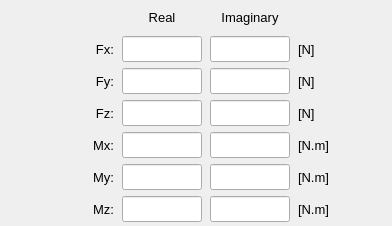
              <widget class="QFrame" name="frame_8">
               <property name="minimumSize">
                <size>
                 <width>340</width>
                 <height>0</height>
                </size>
               </property>
               <property name="maximumSize">
                <size>
                 <width>16777215</width>
                 <height>320</height>
                </size>
               </property>
               <property name="font">
                <font>
                 <pointsize>11</pointsize>
                </font>
               </property>
               <property name="frameShape">
                <enum>QFrame::NoFrame</enum>
               </property>
               <property name="frameShadow">
                <enum>QFrame::Raised</enum>
               </property>
               <layout class="QGridLayout" name="gridLayout">
                <property name="leftMargin">
                 <number>4</number>
                </property>
                <property name="topMargin">
                 <number>4</number>
                </property>
                <property name="rightMargin">
                 <number>4</number>
                </property>
                <property name="bottomMargin">
                 <number>4</number>
                </property>
                <property name="horizontalSpacing">
                 <number>8</number>
                </property>
                <property name="verticalSpacing">
                 <number>6</number>
                </property>
                <item row="4" column="2">
                 <widget class="QLineEdit" name="lineEdit_real_Fy">
                  <property name="minimumSize">
                   <size>
                    <width>80</width>
                    <height>26</height>
                   </size>
                  </property>
                  <property name="maximumSize">
                   <size>
                    <width>80</width>
                    <height>26</height>
                   </size>
                  </property>
                  <property name="font">
                   <font>
                    <family>MS Shell Dlg 2</family>
                    <pointsize>10</pointsize>
                    <weight>50</weight>
                    <italic>false</italic>
                    <bold>false</bold>
                   </font>
                  </property>
                  <property name="styleSheet">
                   <string notr="true"/>
                  </property>
                  <property name="alignment">
                   <set>Qt::AlignCenter</set>
                  </property>
                 </widget>
                </item>
                <item row="4" column="4">
                 <widget class="QLabel" name="label_Fy_unit">
                  <property name="minimumSize">
                   <size>
                    <width>50</width>
                    <height>26</height>
                   </size>
                  </property>
                  <property name="maximumSize">
                   <size>
                    <width>50</width>
                    <height>26</height>
                   </size>
                  </property>
                  <property name="font">
                   <font>
                    <family>MS Shell Dlg 2</family>
                    <pointsize>10</pointsize>
                    <weight>50</weight>
                    <italic>false</italic>
                    <bold>false</bold>
                   </font>
                  </property>
                  <property name="text">
                   <string>[N]</string>
                  </property>
                  <property name="alignment">
                   <set>Qt::AlignLeading|Qt::AlignLeft|Qt::AlignVCenter</set>
                  </property>
                 </widget>
                </item>
                <item row="3" column="4">
                 <widget class="QLabel" name="label_Fx_unit">
                  <property name="minimumSize">
                   <size>
                    <width>50</width>
                    <height>26</height>
                   </size>
                  </property>
                  <property name="maximumSize">
                   <size>
                    <width>50</width>
                    <height>26</height>
                   </size>
                  </property>
                  <property name="font">
                   <font>
                    <family>MS Shell Dlg 2</family>
                    <pointsize>10</pointsize>
                    <weight>50</weight>
                    <italic>false</italic>
                    <bold>false</bold>
                   </font>
                  </property>
                  <property name="text">
                   <string>[N]</string>
                  </property>
                  <property name="alignment">
                   <set>Qt::AlignLeading|Qt::AlignLeft|Qt::AlignVCenter</set>
                  </property>
                 </widget>
                </item>
                <item row="5" column="2">
                 <widget class="QLineEdit" name="lineEdit_real_Fz">
                  <property name="minimumSize">
                   <size>
                    <width>80</width>
                    <height>26</height>
                   </size>
                  </property>
                  <property name="maximumSize">
                   <size>
                    <width>80</width>
                    <height>26</height>
                   </size>
                  </property>
                  <property name="font">
                   <font>
                    <family>MS Shell Dlg 2</family>
                    <pointsize>10</pointsize>
                    <weight>50</weight>
                    <italic>false</italic>
                    <bold>false</bold>
                   </font>
                  </property>
                  <property name="styleSheet">
                   <string notr="true"/>
                  </property>
                  <property name="alignment">
                   <set>Qt::AlignCenter</set>
                  </property>
                 </widget>
                </item>
                <item row="5" column="1">
                 <widget class="QLabel" name="label_Fz_constant">
                  <property name="minimumSize">
                   <size>
                    <width>70</width>
                    <height>26</height>
                   </size>
                  </property>
                  <property name="maximumSize">
                   <size>
                    <width>70</width>
                    <height>26</height>
                   </size>
                  </property>
                  <property name="font">
                   <font>
                    <family>MS Shell Dlg 2</family>
                    <pointsize>10</pointsize>
                    <weight>50</weight>
                    <italic>false</italic>
                    <bold>false</bold>
                   </font>
                  </property>
                  <property name="text">
                   <string>Fz:</string>
                  </property>
                  <property name="alignment">
                   <set>Qt::AlignRight|Qt::AlignTrailing|Qt::AlignVCenter</set>
                  </property>
                 </widget>
                </item>
                <item row="3" column="0">
                 <spacer name="horizontalSpacer_2">
                  <property name="orientation">
                   <enum>Qt::Horizontal</enum>
                  </property>
                  <property name="sizeHint" stdset="0">
                   <size>
                    <width>40</width>
                    <height>20</height>
                   </size>
                  </property>
                 </spacer>
                </item>
                <item row="2" column="3">
                 <widget class="QLabel" name="label_20">
                  <property name="minimumSize">
                   <size>
                    <width>80</width>
                    <height>26</height>
                   </size>
                  </property>
                  <property name="maximumSize">
                   <size>
                    <width>80</width>
                    <height>26</height>
                   </size>
                  </property>
                  <property name="font">
                   <font>
                    <family>MS Shell Dlg 2</family>
                    <pointsize>10</pointsize>
                    <weight>50</weight>
                    <italic>false</italic>
                    <bold>false</bold>
                   </font>
                  </property>
                  <property name="text">
                   <string>Imaginary</string>
                  </property>
                  <property name="alignment">
                   <set>Qt::AlignCenter</set>
                  </property>
                 </widget>
                </item>
                <item row="3" column="5">
                 <spacer name="horizontalSpacer">
                  <property name="orientation">
                   <enum>Qt::Horizontal</enum>
                  </property>
                  <property name="sizeHint" stdset="0">
                   <size>
                    <width>40</width>
                    <height>20</height>
                   </size>
                  </property>
                 </spacer>
                </item>
                <item row="2" column="2">
                 <widget class="QLabel" name="label_4">
                  <property name="minimumSize">
                   <size>
                    <width>80</width>
                    <height>26</height>
                   </size>
                  </property>
                  <property name="maximumSize">
                   <size>
                    <width>80</width>
                    <height>26</height>
                   </size>
                  </property>
                  <property name="font">
                   <font>
                    <family>MS Shell Dlg 2</family>
                    <pointsize>10</pointsize>
                    <weight>50</weight>
                    <italic>false</italic>
                    <bold>false</bold>
                   </font>
                  </property>
                  <property name="text">
                   <string>Real</string>
                  </property>
                  <property name="alignment">
                   <set>Qt::AlignCenter</set>
                  </property>
                 </widget>
                </item>
                <item row="3" column="3">
                 <widget class="QLineEdit" name="lineEdit_imag_Fx">
                  <property name="minimumSize">
                   <size>
                    <width>80</width>
                    <height>26</height>
                   </size>
                  </property>
                  <property name="maximumSize">
                   <size>
                    <width>80</width>
                    <height>26</height>
                   </size>
                  </property>
                  <property name="font">
                   <font>
                    <family>MS Shell Dlg 2</family>
                    <pointsize>10</pointsize>
                    <weight>50</weight>
                    <italic>false</italic>
                    <bold>false</bold>
                   </font>
                  </property>
                  <property name="styleSheet">
                   <string notr="true"/>
                  </property>
                  <property name="alignment">
                   <set>Qt::AlignCenter</set>
                  </property>
                 </widget>
                </item>
                <item row="3" column="2">
                 <widget class="QLineEdit" name="lineEdit_real_Fx">
                  <property name="minimumSize">
                   <size>
                    <width>80</width>
                    <height>26</height>
                   </size>
                  </property>
                  <property name="maximumSize">
                   <size>
                    <width>80</width>
                    <height>26</height>
                   </size>
                  </property>
                  <property name="font">
                   <font>
                    <family>MS Shell Dlg 2</family>
                    <pointsize>10</pointsize>
                    <weight>50</weight>
                    <italic>false</italic>
                    <bold>false</bold>
                   </font>
                  </property>
                  <property name="styleSheet">
                   <string notr="true"/>
                  </property>
                  <property name="text">
                   <string/>
                  </property>
                  <property name="alignment">
                   <set>Qt::AlignCenter</set>
                  </property>
                 </widget>
                </item>
                <item row="4" column="1">
                 <widget class="QLabel" name="label_Fy_constant">
                  <property name="minimumSize">
                   <size>
                    <width>70</width>
                    <height>26</height>
                   </size>
                  </property>
                  <property name="maximumSize">
                   <size>
                    <width>70</width>
                    <height>26</height>
                   </size>
                  </property>
                  <property name="font">
                   <font>
                    <family>MS Shell Dlg 2</family>
                    <pointsize>10</pointsize>
                    <weight>50</weight>
                    <italic>false</italic>
                    <bold>false</bold>
                   </font>
                  </property>
                  <property name="text">
                   <string>Fy:</string>
                  </property>
                  <property name="alignment">
                   <set>Qt::AlignRight|Qt::AlignTrailing|Qt::AlignVCenter</set>
                  </property>
                 </widget>
                </item>
                <item row="4" column="3">
                 <widget class="QLineEdit" name="lineEdit_imag_Fy">
                  <property name="minimumSize">
                   <size>
                    <width>80</width>
                    <height>26</height>
                   </size>
                  </property>
                  <property name="maximumSize">
                   <size>
                    <width>80</width>
                    <height>26</height>
                   </size>
                  </property>
                  <property name="font">
                   <font>
                    <family>MS Shell Dlg 2</family>
                    <pointsize>10</pointsize>
                    <weight>50</weight>
                    <italic>false</italic>
                    <bold>false</bold>
                   </font>
                  </property>
                  <property name="styleSheet">
                   <string notr="true"/>
                  </property>
                  <property name="alignment">
                   <set>Qt::AlignCenter</set>
                  </property>
                 </widget>
                </item>
                <item row="5" column="4">
                 <widget class="QLabel" name="label_Fz_unit">
                  <property name="minimumSize">
                   <size>
                    <width>50</width>
                    <height>26</height>
                   </size>
                  </property>
                  <property name="maximumSize">
                   <size>
                    <width>50</width>
                    <height>26</height>
                   </size>
                  </property>
                  <property name="font">
                   <font>
                    <family>MS Shell Dlg 2</family>
                    <pointsize>10</pointsize>
                    <weight>50</weight>
                    <italic>false</italic>
                    <bold>false</bold>
                   </font>
                  </property>
                  <property name="text">
                   <string>[N]</string>
                  </property>
                  <property name="alignment">
                   <set>Qt::AlignLeading|Qt::AlignLeft|Qt::AlignVCenter</set>
                  </property>
                 </widget>
                </item>
                <item row="3" column="1">
                 <widget class="QLabel" name="label_Fx_constant">
                  <property name="minimumSize">
                   <size>
                    <width>70</width>
                    <height>26</height>
                   </size>
                  </property>
                  <property name="maximumSize">
                   <size>
                    <width>70</width>
                    <height>26</height>
                   </size>
                  </property>
                  <property name="font">
                   <font>
                    <family>MS Shell Dlg 2</family>
                    <pointsize>10</pointsize>
                    <weight>50</weight>
                    <italic>false</italic>
                    <bold>false</bold>
                   </font>
                  </property>
                  <property name="text">
                   <string>Fx:</string>
                  </property>
                  <property name="alignment">
                   <set>Qt::AlignRight|Qt::AlignTrailing|Qt::AlignVCenter</set>
                  </property>
                 </widget>
                </item>
                <item row="8" column="4">
                 <widget class="QLabel" name="label_Mz_unit">
                  <property name="minimumSize">
                   <size>
                    <width>50</width>
                    <height>26</height>
                   </size>
                  </property>
                  <property name="maximumSize">
                   <size>
                    <width>50</width>
                    <height>26</height>
                   </size>
                  </property>
                  <property name="font">
                   <font>
                    <pointsize>10</pointsize>
                    <weight>50</weight>
                    <italic>false</italic>
                    <bold>false</bold>
                   </font>
                  </property>
                  <property name="text">
                   <string>[N.m]</string>
                  </property>
                  <property name="alignment">
                   <set>Qt::AlignLeading|Qt::AlignLeft|Qt::AlignVCenter</set>
                  </property>
                 </widget>
                </item>
                <item row="5" column="3">
                 <widget class="QLineEdit" name="lineEdit_imag_Fz">
                  <property name="minimumSize">
                   <size>
                    <width>80</width>
                    <height>26</height>
                   </size>
                  </property>
                  <property name="maximumSize">
                   <size>
                    <width>80</width>
                    <height>26</height>
                   </size>
                  </property>
                  <property name="font">
                   <font>
                    <family>MS Shell Dlg 2</family>
                    <pointsize>10</pointsize>
                    <weight>50</weight>
                    <italic>false</italic>
                    <bold>false</bold>
                   </font>
                  </property>
                  <property name="styleSheet">
                   <string notr="true"/>
                  </property>
                  <property name="alignment">
                   <set>Qt::AlignCenter</set>
                  </property>
                 </widget>
                </item>
                <item row="8" column="2">
                 <widget class="QLineEdit" name="lineEdit_real_Mz">
                  <property name="minimumSize">
                   <size>
                    <width>80</width>
                    <height>26</height>
                   </size>
                  </property>
                  <property name="maximumSize">
                   <size>
                    <width>80</width>
                    <height>26</height>
                   </size>
                  </property>
                  <property name="font">
                   <font>
                    <pointsize>10</pointsize>
                    <weight>50</weight>
                    <bold>false</bold>
                   </font>
                  </property>
                  <property name="styleSheet">
                   <string notr="true"/>
                  </property>
                  <property name="alignment">
                   <set>Qt::AlignCenter</set>
                  </property>
                 </widget>
                </item>
                <item row="7" column="4">
                 <widget class="QLabel" name="label_My_unit">
                  <property name="minimumSize">
                   <size>
                    <width>50</width>
                    <height>26</height>
                   </size>
                  </property>
                  <property name="maximumSize">
                   <size>
                    <width>50</width>
                    <height>26</height>
                   </size>
                  </property>
                  <property name="font">
                   <font>
                    <pointsize>10</pointsize>
                    <weight>50</weight>
                    <italic>false</italic>
                    <bold>false</bold>
                   </font>
                  </property>
                  <property name="text">
                   <string>[N.m]</string>
                  </property>
                  <property name="alignment">
                   <set>Qt::AlignLeading|Qt::AlignLeft|Qt::AlignVCenter</set>
                  </property>
                 </widget>
                </item>
                <item row="6" column="4">
                 <widget class="QLabel" name="label_Mx_unit">
                  <property name="minimumSize">
                   <size>
                    <width>50</width>
                    <height>26</height>
                   </size>
                  </property>
                  <property name="maximumSize">
                   <size>
                    <width>50</width>
                    <height>26</height>
                   </size>
                  </property>
                  <property name="font">
                   <font>
                    <pointsize>10</pointsize>
                    <weight>50</weight>
                    <italic>false</italic>
                    <bold>false</bold>
                   </font>
                  </property>
                  <property name="text">
                   <string>[N.m]</string>
                  </property>
                  <property name="alignment">
                   <set>Qt::AlignLeading|Qt::AlignLeft|Qt::AlignVCenter</set>
                  </property>
                 </widget>
                </item>
                <item row="7" column="1">
                 <widget class="QLabel" name="label_My_constant">
                  <property name="minimumSize">
                   <size>
                    <width>70</width>
                    <height>26</height>
                   </size>
                  </property>
                  <property name="maximumSize">
                   <size>
                    <width>70</width>
                    <height>26</height>
                   </size>
                  </property>
                  <property name="font">
                   <font>
                    <pointsize>10</pointsize>
                   </font>
                  </property>
                  <property name="text">
                   <string>My:</string>
                  </property>
                  <property name="alignment">
                   <set>Qt::AlignRight|Qt::AlignTrailing|Qt::AlignVCenter</set>
                  </property>
                 </widget>
                </item>
                <item row="8" column="1">
                 <widget class="QLabel" name="label_Mz_constant">
                  <property name="minimumSize">
                   <size>
                    <width>70</width>
                    <height>26</height>
                   </size>
                  </property>
                  <property name="maximumSize">
                   <size>
                    <width>70</width>
                    <height>26</height>
                   </size>
                  </property>
                  <property name="font">
                   <font>
                    <pointsize>10</pointsize>
                   </font>
                  </property>
                  <property name="text">
                   <string>Mz:</string>
                  </property>
                  <property name="alignment">
                   <set>Qt::AlignRight|Qt::AlignTrailing|Qt::AlignVCenter</set>
                  </property>
                 </widget>
                </item>
                <item row="6" column="1">
                 <widget class="QLabel" name="label_Mx_constant">
                  <property name="minimumSize">
                   <size>
                    <width>70</width>
                    <height>26</height>
                   </size>
                  </property>
                  <property name="maximumSize">
                   <size>
                    <width>70</width>
                    <height>26</height>
                   </size>
                  </property>
                  <property name="font">
                   <font>
                    <pointsize>10</pointsize>
                   </font>
                  </property>
                  <property name="text">
                   <string>Mx:</string>
                  </property>
                  <property name="alignment">
                   <set>Qt::AlignRight|Qt::AlignTrailing|Qt::AlignVCenter</set>
                  </property>
                 </widget>
                </item>
                <item row="6" column="2">
                 <widget class="QLineEdit" name="lineEdit_real_Mx">
                  <property name="minimumSize">
                   <size>
                    <width>80</width>
                    <height>26</height>
                   </size>
                  </property>
                  <property name="maximumSize">
                   <size>
                    <width>80</width>
                    <height>26</height>
                   </size>
                  </property>
                  <property name="font">
                   <font>
                    <pointsize>10</pointsize>
                    <weight>50</weight>
                    <bold>false</bold>
                   </font>
                  </property>
                  <property name="styleSheet">
                   <string notr="true"/>
                  </property>
                  <property name="alignment">
                   <set>Qt::AlignCenter</set>
                  </property>
                 </widget>
                </item>
                <item row="7" column="2">
                 <widget class="QLineEdit" name="lineEdit_real_My">
                  <property name="minimumSize">
                   <size>
                    <width>80</width>
                    <height>26</height>
                   </size>
                  </property>
                  <property name="maximumSize">
                   <size>
                    <width>80</width>
                    <height>26</height>
                   </size>
                  </property>
                  <property name="font">
                   <font>
                    <pointsize>10</pointsize>
                    <weight>50</weight>
                    <bold>false</bold>
                   </font>
                  </property>
                  <property name="styleSheet">
                   <string notr="true"/>
                  </property>
                  <property name="alignment">
                   <set>Qt::AlignCenter</set>
                  </property>
                 </widget>
                </item>
                <item row="7" column="3">
                 <widget class="QLineEdit" name="lineEdit_imag_My">
                  <property name="minimumSize">
                   <size>
                    <width>80</width>
                    <height>26</height>
                   </size>
                  </property>
                  <property name="maximumSize">
                   <size>
                    <width>80</width>
                    <height>26</height>
                   </size>
                  </property>
                  <property name="font">
                   <font>
                    <pointsize>10</pointsize>
                    <weight>50</weight>
                    <bold>false</bold>
                   </font>
                  </property>
                  <property name="styleSheet">
                   <string notr="true"/>
                  </property>
                  <property name="alignment">
                   <set>Qt::AlignCenter</set>
                  </property>
                 </widget>
                </item>
                <item row="6" column="3">
                 <widget class="QLineEdit" name="lineEdit_imag_Mx">
                  <property name="minimumSize">
                   <size>
                    <width>80</width>
                    <height>26</height>
                   </size>
                  </property>
                  <property name="maximumSize">
                   <size>
                    <width>80</width>
                    <height>26</height>
                   </size>
                  </property>
                  <property name="font">
                   <font>
                    <pointsize>10</pointsize>
                    <weight>50</weight>
                    <bold>false</bold>
                   </font>
                  </property>
                  <property name="styleSheet">
                   <string notr="true"/>
                  </property>
                  <property name="alignment">
                   <set>Qt::AlignCenter</set>
                  </property>
                 </widget>
                </item>
                <item row="8" column="3">
                 <widget class="QLineEdit" name="lineEdit_imag_Mz">
                  <property name="minimumSize">
                   <size>
                    <width>80</width>
                    <height>26</height>
                   </size>
                  </property>
                  <property name="maximumSize">
                   <size>
                    <width>80</width>
                    <height>26</height>
                   </size>
                  </property>
                  <property name="font">
                   <font>
                    <pointsize>10</pointsize>
                    <weight>50</weight>
                    <bold>false</bold>
                   </font>
                  </property>
                  <property name="styleSheet">
                   <string notr="true"/>
                  </property>
                  <property name="alignment">
                   <set>Qt::AlignCenter</set>
                  </property>
                 </widget>
                </item>
               </layout>
              </widget>
